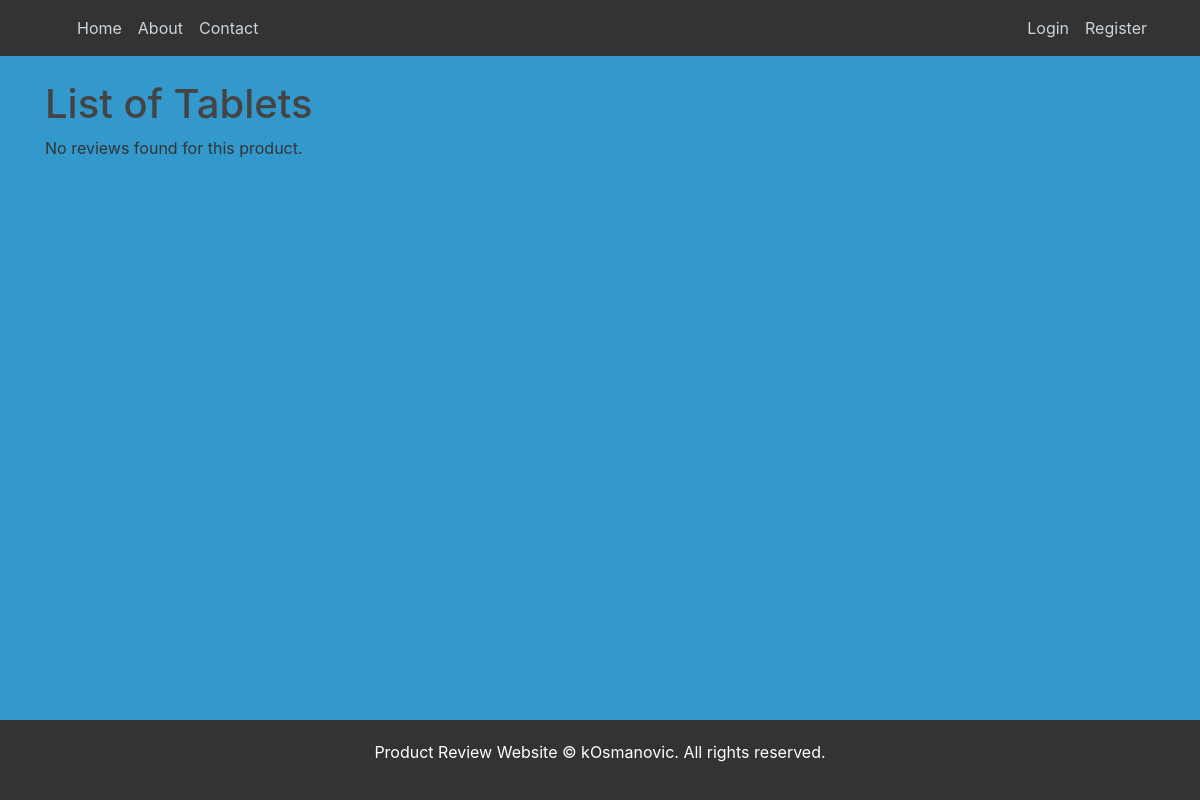
Before: /category/tablet/ with the older database file.
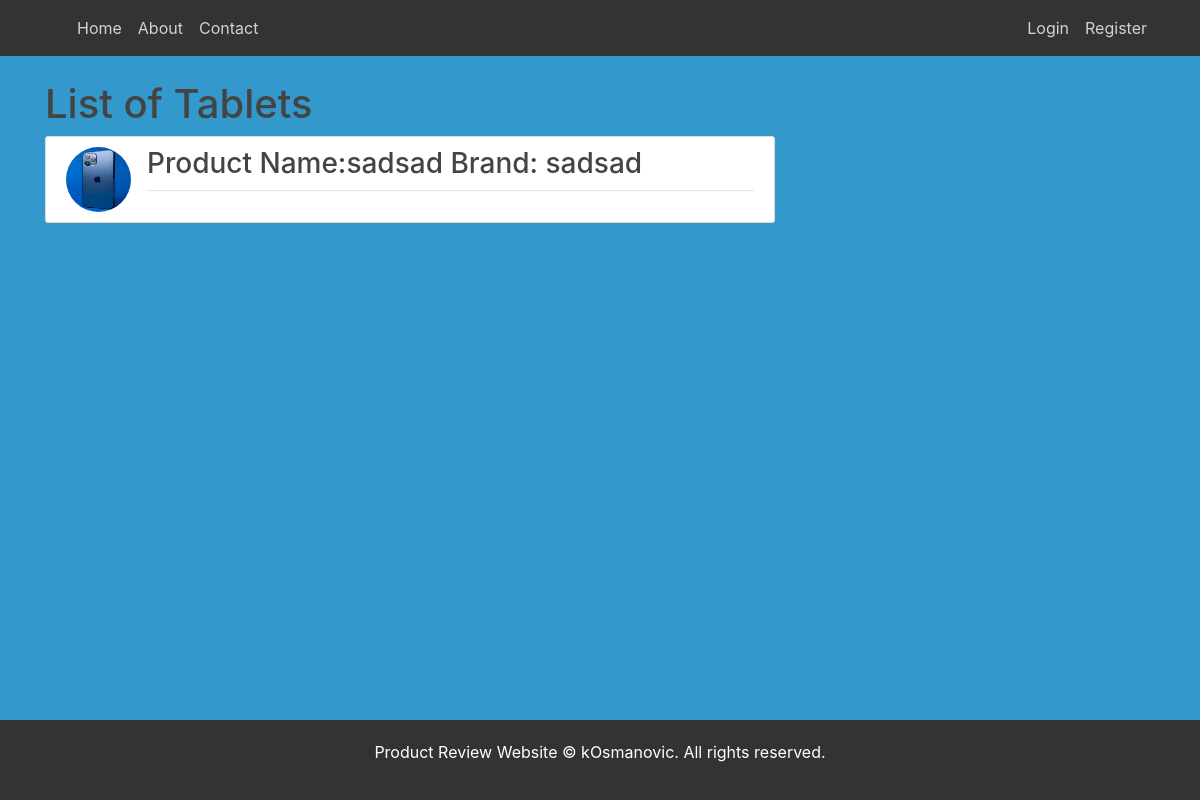
After: the same page with the newer database file.
### itreporting/models.py (models this page shows, shortened)
class Product(models.Model):
    prod_name = models.CharField(max_length=20)
    brand = models.CharField(max_length=20)
    avg_cost = models.FloatField()
    category = models.CharField(max_length=20)
    date_released = models.DateField(null=True, blank=True)
    description = models.CharField(max_length=50)
    image = models.ImageField(upload_to='product_pics')

### itreporting/views.py (the view)
# urls.py: path('category/tablet/', views.tablet, name='itreporting-tablet'),
def tablet(request):
    daily_reports= {
        'tablets': Product.objects.all()
    }
    return render(request, 'itreporting/tablet.html', daily_reports)

### itreporting/templates/itreporting/tablet.html
{% extends "itreporting/base.html" %}
{% block content %}
  <h1>List of Tablets {{ product.prod_name }}</h1>
  {% for product in tablets %}
    {% if product.category == 'tablet' %}
      <article class="media content-section">
        <img class="rounded-circle article-img" src="{{product.image.url}}"/>
        <div class="media-body">
          <div class="article-metadata">
            <h3><a class="article-title" href="{% url 'product-detail' product.id %}">Product Name:{{product.prod_name}} Brand: {{product.brand}}</a></h3>
          </div>
        </div>
      </article>
    {% endif %}
  {% empty %}
    <p>No reviews found for this product.</p>
  {% endfor %}
{% endblock %}

Changed rows visible on the page:
added Product: image (picture), prod_name "sadsad", brand "sadsad"
Other visible differences:
text no longer shown: "No reviews found for this product."
